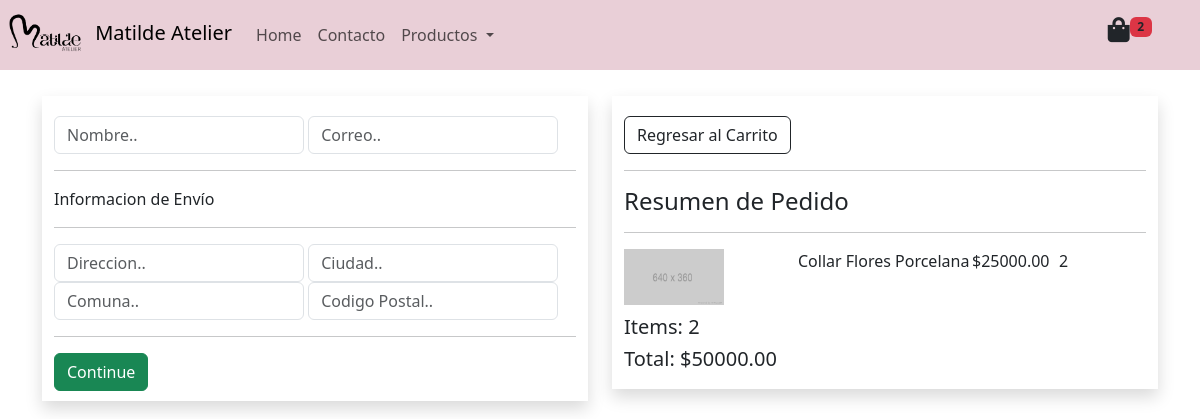
/checkout/ (signed in), run on an earlier commit of the app's database.
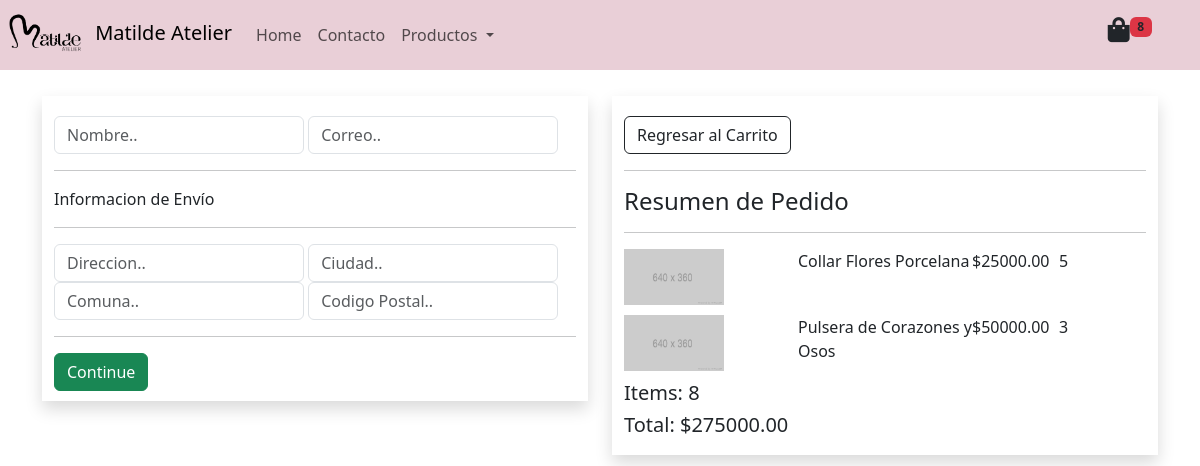
And on a later commit of the database.
### erp/models.py (models this page shows, shortened)
class Order(models.Model):
    customer = models.ForeignKey(Costumer, on_delete=models.SET_NULL, null=True, blank=True)
    date_ordered = models.DateField(auto_now_add=True)
    complete = models.BooleanField(default=False, null=True, blank=False)
    transaction_id = models.CharField(max_length=200, null=True)
    @property
    def get_cart_total(self):
        orderitems = self.orderitem_set.all()
        total = sum([item.get_total for item in orderitems])
        return total
    @property
    def get_cart_items(self):
        orderitems = self.orderitem_set.all()
        total = sum(item.quantity for item in orderitems)
        return total

class OrderItem(models.Model):
    product = models.ForeignKey(Productos, on_delete=models.SET_NULL, blank=True, null=True)
    order = models.ForeignKey(Order, on_delete=models.SET_NULL, blank=True, null=True)
    quantity = models.IntegerField(default=0, null=True, blank=True)
    date_added = models.DateTimeField(auto_now_add=True)
    @property
    def get_total(self):
        total = self.product.precio * self.quantity
        return total

class Productos(models.Model):
    codigo = models.CharField(max_length=255, unique=True)
    nombre = models.CharField(max_length=255, unique=True)
    cantidad = models.IntegerField(default=1)
    precio = models.DecimalField(default=0.00, decimal_places=2, max_digits=9)
    foto = models.ImageField(null=True, blank=True)

### erp/vistas/category/views.py (the view)
# urls.py: path('checkout/', checkout, name='checkout'),
def checkout(request):
    if request.user.is_authenticated:
        customer = request.user.costumer
        order, created = Order.objects.get_or_create(customer=customer, complete = False)
        items = order.orderitem_set.all()
    else:
        order = {'get_cart_total': 0, 'get_cart_items': 0}
        items = []
    context = {'items': items, 'order': order}
    return render(request, 'checkout.html', context)

### erp/templates/checkout.html (shortened to what this page needs)
{% extends 'encabezado.html' %}
{% load static %}
{% block content %}
<br><br>
<div class="container">
    <div class="row">
        <div class="col-lg">
            <div class="container mt-5 shadow" style="padding-top: 20px;padding-bottom: 10px;">
                <div id="box-wrapper">
                    <form>
                        <div id="user-info">
                            <div class="contenedor-box"><input required class="form-control" type="text" name="nombre"  placeholder="Nombre..">
                            </div>
                            <div class="contenedor-box"><input required class="form-control" type="text" name="correo" placeholder="Correo..">
                            </div>
                        </div>
                        <div id="shipping-info">
                            <hr>
                            <p>Informacion de Envío</p>
                            <hr>
                            <div class="contenedor-box"><input class="form-control" type="text" name="direccion" placeholder="Direccion..">
                            </div>
                            <div class="contenedor-box"><input class="form-control" type="text" name="ciudad" placeholder="Ciudad..">
                            </div>
                            <div class="contenedor-box"><input class="form-control" type="text" name="comuna" placeholder="Comuna..">
                            </div>
                            <div class="contenedor-box"><input class="form-control" type="text" name="codigopostal" placeholder="Codigo Postal..">
                            </div>
                        </div>
                        <hr>
                        <input id="form-button" class="btn btn-success btn-block" type="submit" value="Continue">
                        <br>
                    </form>
                </div>
            </div>
        </div>
        <div class=col-lg>
            <div class="container mt-5 shadow " style="padding-top: 20px;padding-bottom: 10px;">
                <a href="{% url 'carro' %}" class="btn btn-outline-dark">Regresar al Carrito</a>
                <hr>
                <h4>Resumen de Pedido</h4>
                <hr>
                {% for item in items %}
                <div class="alinear">
                    <div style="flex: 2">
                        {% if item.product.foto %}
                        <img style="width: 100px" src="{{item.product.foto.url}}" alt="">
                        {% else %}
                        <img style="width: 100px" src="{% static 'lib/adminelt/img/placeholder.png' %}" alt="">
                        {% endif %}
                    </div>
                    <div style="flex: 2">{{item.product.nombre}}</div>
                    <div style="flex: 1">${{item.product.precio}}</div>
                    <div style="flex: 1">{{item.quantity}}</div>
                </div>
                {% endfor %}
                <h5>Items: {{order.get_cart_items}}</h5>
                <h5>Total: ${{order.get_cart_total}}</h5>
            </div>
        </div>
        <br>
    </div>
</div>
<br>
{% endblock %}

### templates/encabezado.html (shortened to what this page needs)
<!DOCTYPE html>
<html lang="en">
{% load static %}
<head>
    <link href="{% static 'lib/bootstrap-5.3.2-dist/css/bootstrap.min.css' %}" rel="stylesheet">
    <link rel="stylesheet" href="{% static 'lib/adminelt//plugins/fontawesome-free/css/all.min.css' %}">
    <link rel="stylesheet" href="{% static 'css/estilos.css' %}">
    <link href="https://unpkg.com/aos@2.3.1/dist/aos.css" rel="stylesheet">
</head>
<body class="hold-transition layout-top-nav">
<nav class="navbar navbar-expand-sm navbar-light fixed-top" data-aos="zoom-out-left" id="navbarCollapse"
     style="background-color: #E9CFD7;height: 70px;">
    <a class="navbar-brand" href="#">
        <img src="{% static 'lib/adminelt/img/Matilde Atelier_Logo horizontal secundario líneas negras (sin fondo).png' %}"
             alt="Logo" style="width:90px;" class="rounded-pill">
        <span>Matilde Atelier</span>
    </a>
    <div class="collapse navbar-collapse" id="collapsibleNavbar">
        <ul class="navbar-nav">
            <li class="nav-item">
                <a class="nav-link" href="{% url 'inicio' %}">Home</a>
            </li>
            <li class="nav-item">
                <a class="nav-link" href="#">Contacto</a>
            </li>
            <li class="nav-item dropdown">
                <a class="nav-link dropdown-toggle" data-bs-toggle="dropdown">
                    Productos
                </a>
            </li>
        </ul>
        <a type="button" href="{% url 'carro' %}"  class="nav-link d-flex d-block ms-auto me-5">
            <i class="fa fa-shopping-bag" style="font-size: 25px">
            </i>
            <p class="badge text-bg-danger text-dark navbar-badge">{{order.get_cart_items}}</p>
        </a>
    </div>
</nav>
{% block content %}
{% endblock %}
</body>
</html>

What changed in the data, as far as the page shows it:
changed through a linked row, Order: get_cart_items "2" → "8"; get_cart_total "50000.00" → "275000.00"
changed OrderItem "Collar Flores Porcelana": quantity "2" → "5"
added OrderItem: product.nombre "Pulsera de Corazones y Osos", product.precio "50000.00", quantity "3"
